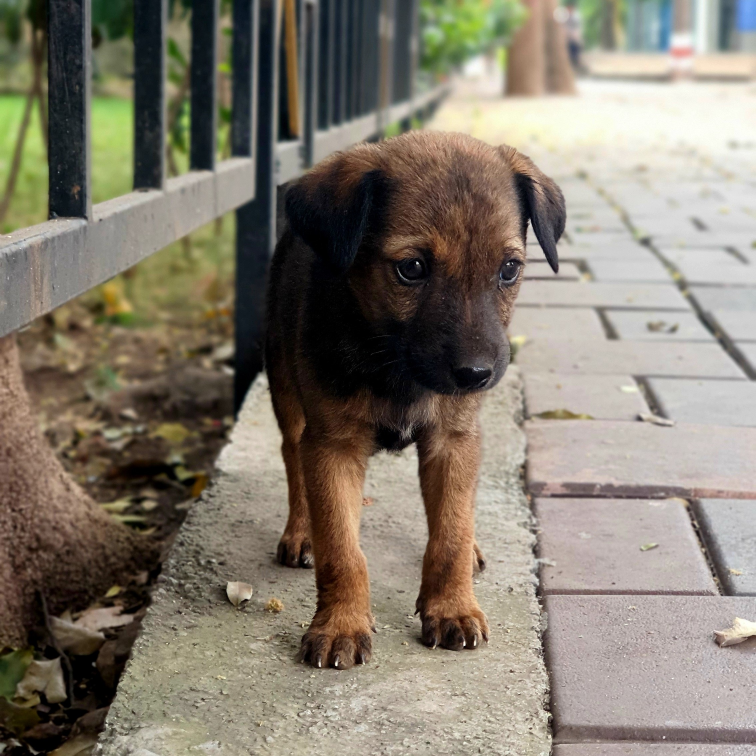
#> input picture Assgn 1/image.jpg, 2268 x 2268 px (shown at 1/3 size)
$ python assgn_1a.py
#> lines starting #> are read from the running program, lines starting #| are printed output that depends on the picture
#assgn1 continuation, enhanced images

import numpy as np
import matplotlib.pyplot as plt
from matplotlib.patches import Rectangle
from PIL import Image


img = Image.open("image.jpg")
#> img is the input picture: PIL image 2268x2268 RGB; mean R, G, B 132.1, 124.4, 111.1
# img = img.resize((1024, 1024))
M = np.asarray(img)

red_channel = M[:, :, 0]
green_channel = M[:, :, 1]
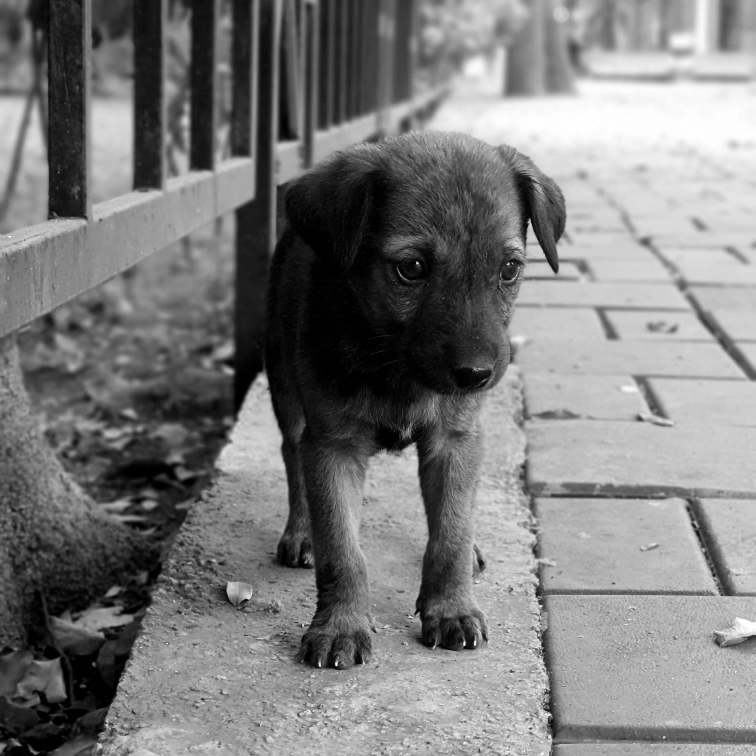
#> green_channel: shape (2268, 2268) (shown at 1/3 size); min 0, max 255, mean 124.4
blue_channel = M[:, :, 2]
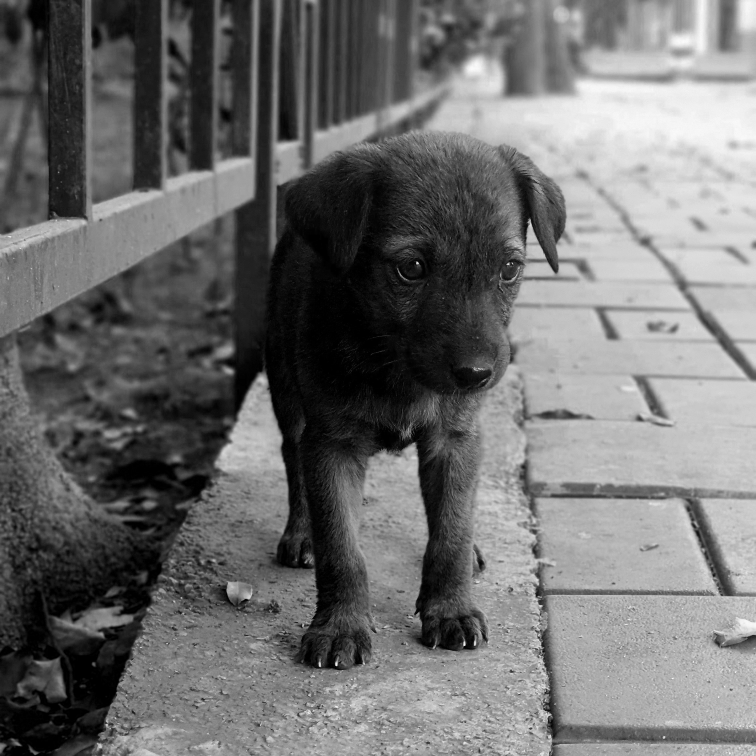
#> blue_channel: shape (2268, 2268) (shown at 1/3 size); min 0, max 255, mean 111.1

red_enhanced = np.clip(red_channel * 1.5, 0, 255)
green_enhanced = np.clip(green_channel * 1.5, 0, 255)
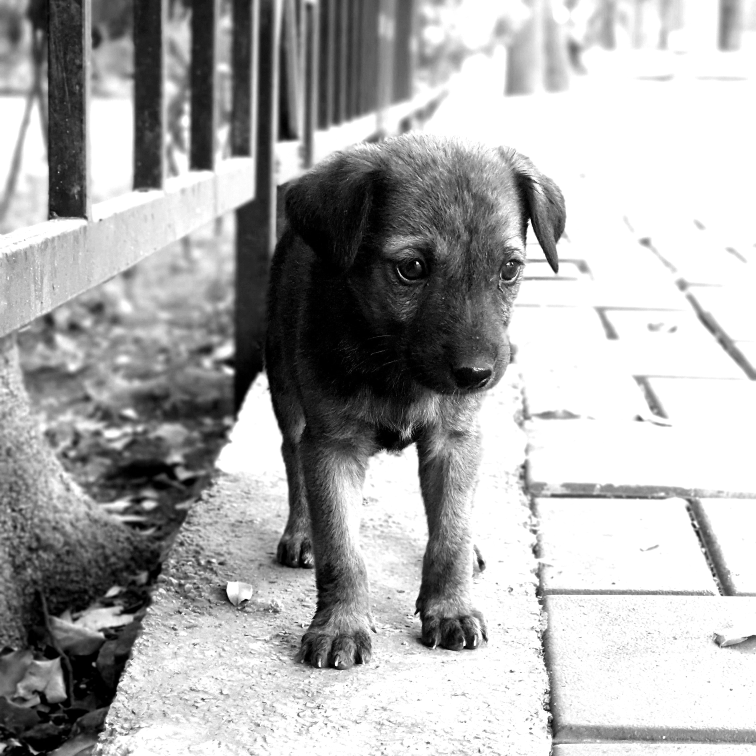
#> green_enhanced: shape (2268, 2268) float64 (shown at 1/3 size); min 0, max 255, mean 171.8
blue_enhanced = np.clip(blue_channel * 1.5, 0, 255)
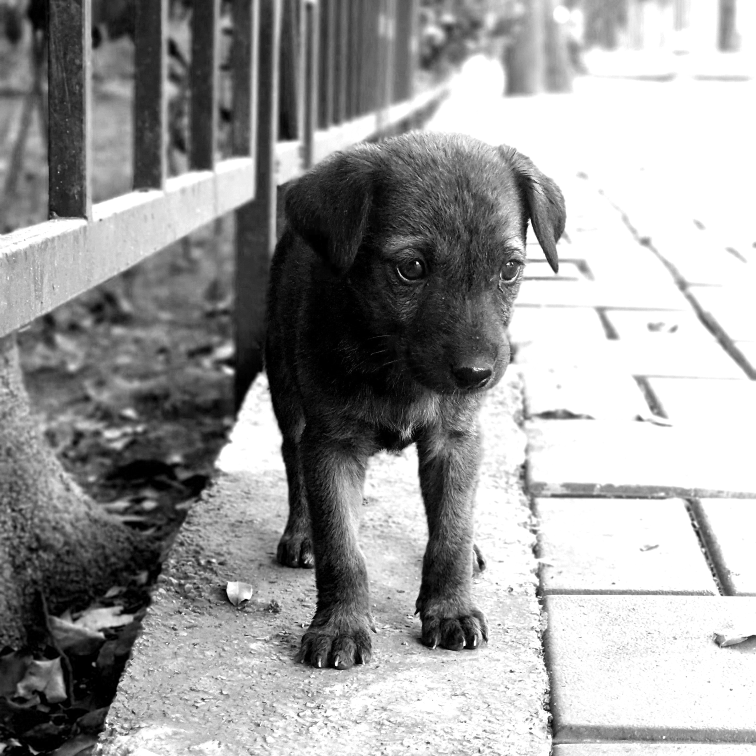
#> blue_enhanced: shape (2268, 2268) float64 (shown at 1/3 size); min 0, max 255, mean 156.1

enhanced_image = np.stack((red_enhanced, green_channel, blue_channel), axis=-1).astype(np.uint8)
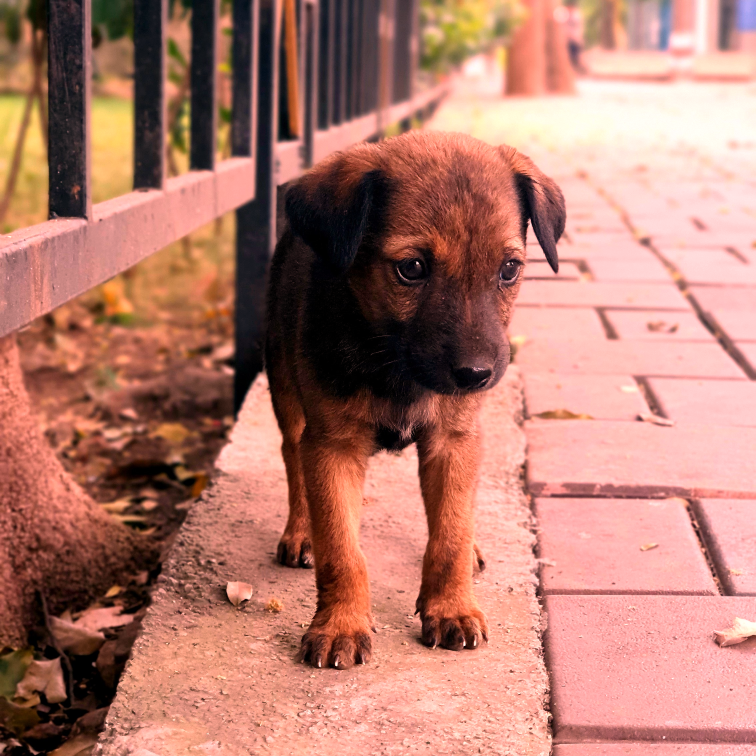
#> enhanced_image: shape (2268, 2268, 3) (shown at 1/3 size); mean R, G, B 179.8, 124.4, 111.1
enhanced_image = Image.fromarray(enhanced_image)

enhanced_image1 = np.stack((red_channel, green_enhanced, blue_channel), axis=-1).astype(np.uint8)
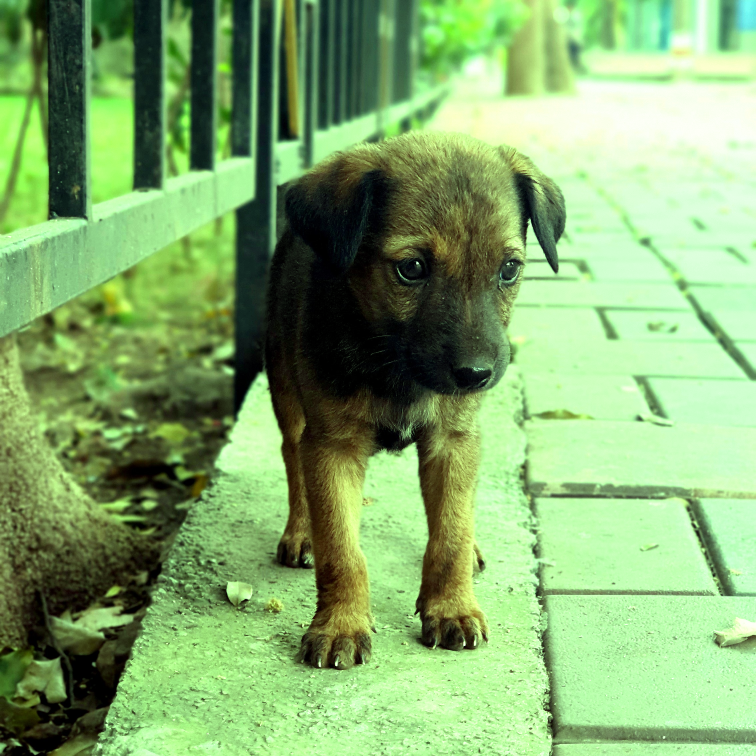
#> enhanced_image1: shape (2268, 2268, 3) (shown at 1/3 size); mean R, G, B 132.1, 171.7, 111.1
enhanced_image1 = Image.fromarray(enhanced_image1)

enhanced_image2 = np.stack((red_channel, green_channel, blue_enhanced), axis=-1).astype(np.uint8)
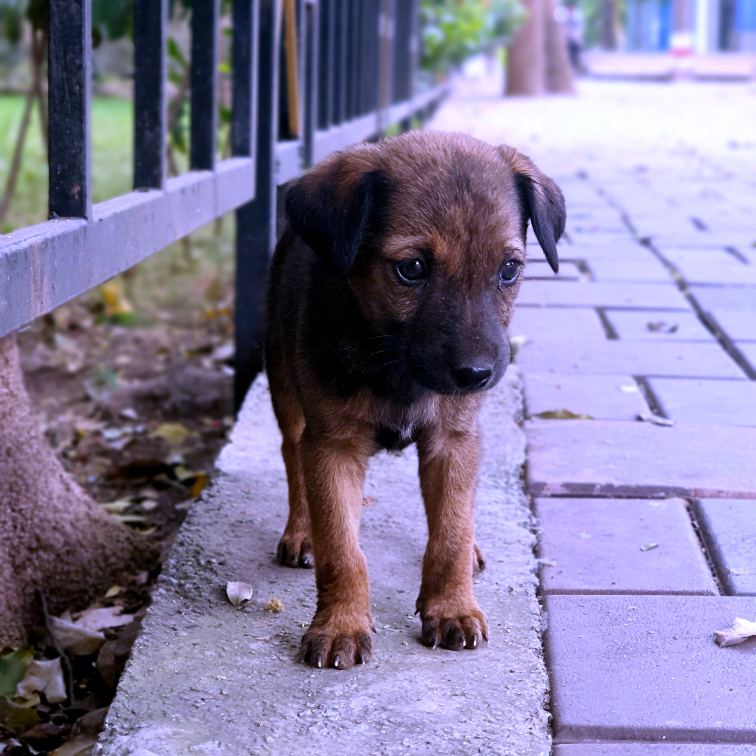
#> enhanced_image2: shape (2268, 2268, 3) (shown at 1/3 size); mean R, G, B 132.1, 124.4, 155.9
enhanced_image2 = Image.fromarray(enhanced_image2)

w, h = img.size
#> w = 2268; h = 2268
print(w,h)
#| 2268 2268

plt.figure(figsize=(12, 6))

plt.subplot(2, 2, 1)
plt.imshow(img)
plt.title("Original Image")


# [4 lines of commented-out code are left out]

plt.subplot(2, 2, 2)
plt.imshow(enhanced_image)
# plt.imshow(np.rot90(M))
plt.title("Enhanced Image (Red Channel)")

plt.subplot(2, 2, 3)
plt.imshow(enhanced_image1)
plt.title("Enhanced Image (Green Channel)")

plt.subplot(2, 2, 4)
plt.imshow(enhanced_image2)
plt.title("Enhanced Image (Blue Channel)")


plt.show()
